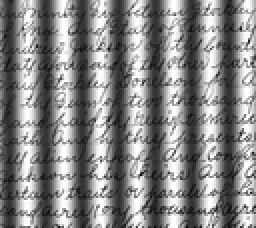
%> input picture Praktikum3/sine_shaded_text_small.png, 128 x 114 px, shrunk from 386 x 343 before the run (shown 2 times larger)
$ octave TextLocalThresh.m   (GNU Octave 9; MATLAB toolbox functions it lacks are replaced by stand-ins)
%> lines starting %> are read from the running program, lines starting %| are printed output that depends on the picture; in (x1, y1, x2, y2) boxes, pixels count from 0 and x2, y2 are one past the last pixel; in counts of white or black regions, pixels touching at a corner belong together; the program's own positions count from 1
%%-----TextLocalThresh-----%%
clc; clear;
%%----------%%
img = imread('sine_shaded_text_small.png');
%> img is the input picture: size 114x128 uint8; min 0, max 255, mean 133.9
% Prüfen, ob das Bild RGB ist und zu Graustufen konvertieren, wenn nötig
if size(img, 3) == 3
    img = rgb2gray(img);
elseif size(img, 3) == 1
    disp('Das Bild ist bereits in Graustufen.');
else
    disp('Das Bildformat wird nicht unterstützt oder ist unbekannt.');
    return;
end
%%----------%%
figure;
subplot(1,3,1)
imshow(img);
title('Originalbild');
%%----------%%
[rows, cols] = size(img);
%> rows = 114; cols = 128
windowSize = 21; % Fenstergröße für lokale Analyse
halfWindow = floor(windowSize / 2);
%%----------%%
processedImg = zeros(rows, cols);
%%----------%%
for u = (1 + halfWindow):(rows - halfWindow)
    for v = (1 + halfWindow):(cols - halfWindow)
        % Umgebung extrahieren
        localRegion = img(u-halfWindow:u+halfWindow, v-halfWindow:v+halfWindow);
        % Mittelwert und Standardabweichung berechnen
        m = mean(localRegion(:));
        s = std(double(localRegion(:)));
        % Lokalen Schwellenwert bestimmen
        k = -0.85; % Dieser Wert kann variiert werden, um k_opt zu finden
        T = m + k * s;
        % Klassifizierung des Pixels
        if img(u, v) < T
            processedImg(u, v) = 0; % Text
        else
            processedImg(u, v) = 255; % Hintergrund
        end
    end
end
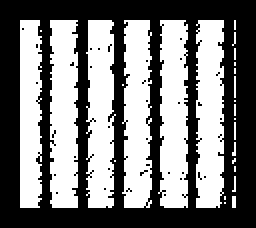
%> processedImg: size 114x128 double (shown 2 times larger); 47.8% white; 26 white regions (20 under 20 px), largest, box (x1, y1, x2, y2) and area: (25, 10, 39, 104) 1214, (79, 10, 94, 104) 1206, (98, 10, 112, 104) 1186, (61, 10, 76, 104) 1171, (43, 10, 58, 104) 1149, (10, 10, 21, 104) 950
%%----------%%
processedImgCut = zeros(rows - windowSize,cols - windowSize);
for i = (1 + halfWindow):(rows - halfWindow)
    for t = (1 + halfWindow):(cols - halfWindow)
        processedImgCut(i - halfWindow,t - halfWindow) = processedImg(i,t);
    end
end
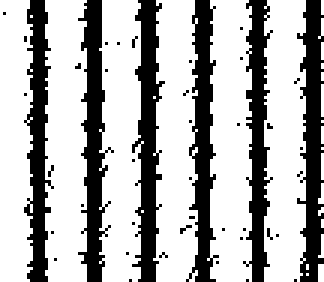
%> processedImgCut: size 94x108 double (shown 3 times larger); 68.7% white; 44 black regions (38 under 20 px), largest, box (x1, y1, x2, y2) and area: (44, 0, 55, 94) 546, (26, 0, 38, 94) 535, (99, 0, 108, 94) 528, (62, 0, 73, 94) 520, (8, 0, 18, 94) 501, (81, 0, 91, 94) 490
%%----------%%
subplot(1,3,2)
imshow(processedImgCut, []);
title('Lokale Schwellenwertverarbeitung');
%%----------%%
SE = [0 1 0; 1 1 1; 0 1 0];
% Morphologische Öffnung
processedImgCut = imopen(processedImgCut, SE);
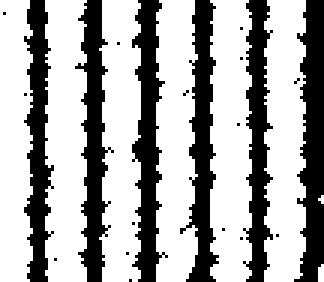
%> processedImgCut: size 94x108 double (shown 3 times larger); 65.8% white; 21 black regions (15 under 20 px), largest, box (x1, y1, x2, y2) and area: (98, 0, 108, 94) 629, (44, 0, 56, 94) 597, (25, 0, 38, 94) 578, (60, 0, 73, 94) 576, (8, 0, 18, 94) 540, (81, 0, 91, 94) 538
%%----------%%
subplot(1,3,3)
imshow(processedImgCut, []);
title('Verbessertes Bild nach morphologischer Öffnung');
hold on;
%%----------%%
